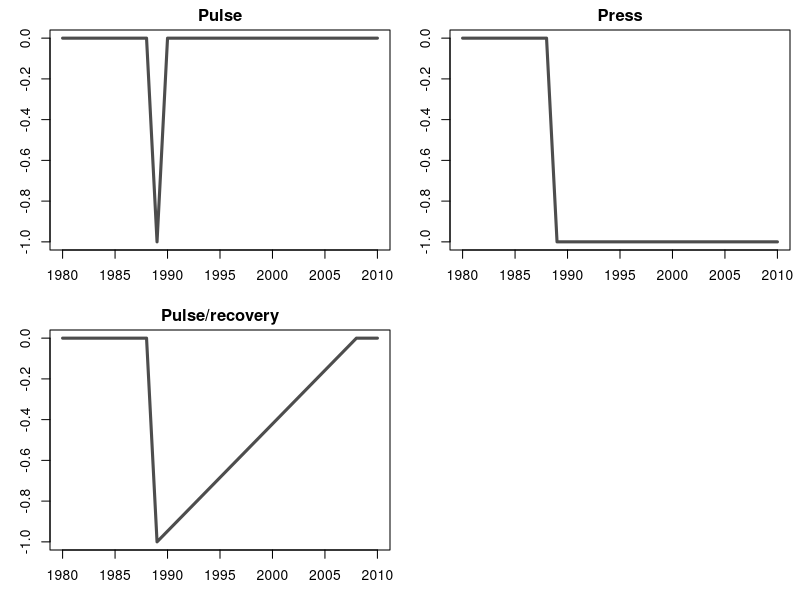

Write R code to recreate this figure.


X = seq(1980,2010)

EVOS.pulse = rep(0, length(X))
EVOS.pulse[which(X==1989)]=-1
EVOS.press = rep(0, length(X))
EVOS.press[which(X>=1989)]=-1
EVOS.pressRecovery = rep(0, length(X))
EVOS.pressRecovery[which(X>=1989 & X <= 2008)]=seq(-1, 0, length.out=length(which(X>=1989 & X <= 2008)))

pdf("Figure 02 Illustrating EVOS impacts.pdf")
par(mfrow =c(2,2), mai = c(0.5,0.5,0.3,0.1))
plot(X, EVOS.pulse, xlab = "", ylab = "Impact",
     main = "Pulse",col="grey30",lwd=3,type="l")
plot(X, EVOS.press, xlab = "", ylab = "Impact",
     main = "Press",col="grey30",lwd=3,type="l")
plot(X, EVOS.pressRecovery, xlab = "", ylab = "Impact",
     main = "Pulse/recovery",col="grey30",lwd=3,type="l")

dev.off()